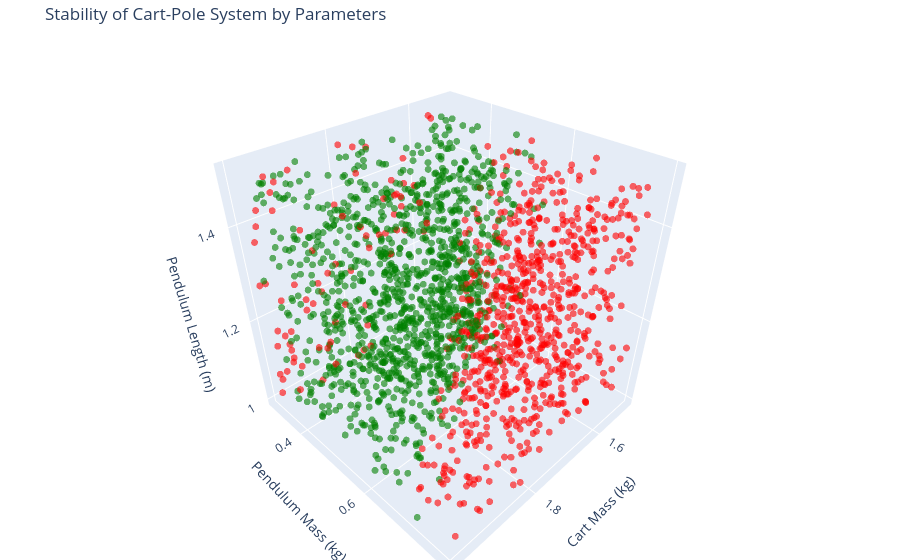

The notebook cell this image was saved under:
### Code cell
# 3D scatter plot of cartmass, pendulum mass, pendulum length colored by stabilization pass or fail
from mpl_toolkits.mplot3d import Axes3D
import plotly.graph_objects as go

def plot_3d_stability(m_c, m_1, l_1, settling_indices):
    fig = plt.figure(figsize=(10, 7))
    ax = fig.add_subplot(111, projection='3d')

    # Success vs failure masks
    success_mask = [i is not None for i in settling_indices]
    failure_mask = [i is None for i in settling_indices]
    print(f"length of success_mask: {len(success_mask)}, length of failure_mask: {len(failure_mask)}")

    # Plot successful stabilizations
    print(f"m_c[success_mask] length: {len(m_c[success_mask])}, m_1[success_mask] length: {len(m_1[success_mask])}, l_1[success_mask] length: {len(l_1[success_mask])}")
    ax.scatter(m_c[success_mask].cpu(), m_1[success_mask].cpu(), l_1[success_mask].cpu(),
                c='green', marker='o', alpha=0.6, label='Stabilized')
    # Plot failures
    ax.scatter(m_c[failure_mask].cpu(), m_1[failure_mask].cpu(), l_1[failure_mask].cpu(),
                c='red', marker='x', alpha=0.4, label='Failed')

    ax.set_xlabel('Cart Mass (kg)')
    ax.set_ylabel('Pendulum Mass (kg)')
    ax.set_zlabel('Pendulum Length (m)')
    ax.set_title('Stability of Cart-Pole System by Parameters')
    ax.legend()
    plt.show()

def plot_interactive_3d(m_c, m_1, l_1, settling_indices):
    success_mask = [i is not None for i in settling_indices]
    failure_mask = [i is None for i in settling_indices]
    colors = ['green' if s else 'red' if s is not None else 'red' for s in success_mask]
    status = ['Stabilized' if s else 'Failed' for s in success_mask]

    fig = go.Figure(data=[go.Scatter3d(
        x=m_c.cpu(),
        y=m_1.cpu(),
        z=l_1.cpu(),
        mode='markers',
        marker=dict(
            size=4,
            color=colors,  # Set color based on stability
            opacity=0.6
        ),
        text=status,  # Hover text
        hoverinfo='text+x+y+z'
    )])
    fig.update_layout(
        title='Stability of Cart-Pole System by Parameters',
        scene=dict(
            xaxis_title='Cart Mass (kg)',
            yaxis_title='Pendulum Mass (kg)',
            zaxis_title='Pendulum Length (m)'
        ),
        margin=dict(l=0, r=0, b=0, t=40)
    )
    fig.show()

# plot_3d_stability(m_c, m_1, l_1, stabilization_times_all)
plot_interactive_3d(m_c, m_1, l_1, stabilization_times_all)

### Figure 1 — Plotly figure (JSON) as saved in the notebook; plotly's stock layout.template omitted (floating-point values rounded to 4 significant figures; data arrays with more than 128 entries replaced by an {"elided": "..."} marker saying what was removed)
{"data": [{"hoverinfo": "text+x+y+z", "marker": {"color": {"elided": "2000 str values"}, "opacity": 0.6, "size": 4}, "mode": "markers", "text": {"elided": "2000 str values"}, "type": "scatter3d", "x": {"elided": "2000 float values"}, "y": {"elided": "2000 float values"}, "z": {"elided": "2000 float values"}}], "layout": {"margin": {"b": 0, "l": 0, "r": 0, "t": 40}, "scene": {"xaxis": {"title": {"text": "Cart Mass (kg)"}}, "yaxis": {"title": {"text": "Pendulum Mass (kg)"}}, "zaxis": {"title": {"text": "Pendulum Length (m)"}}}, "title": {"text": "Stability of Cart-Pole System by Parameters"}}}
